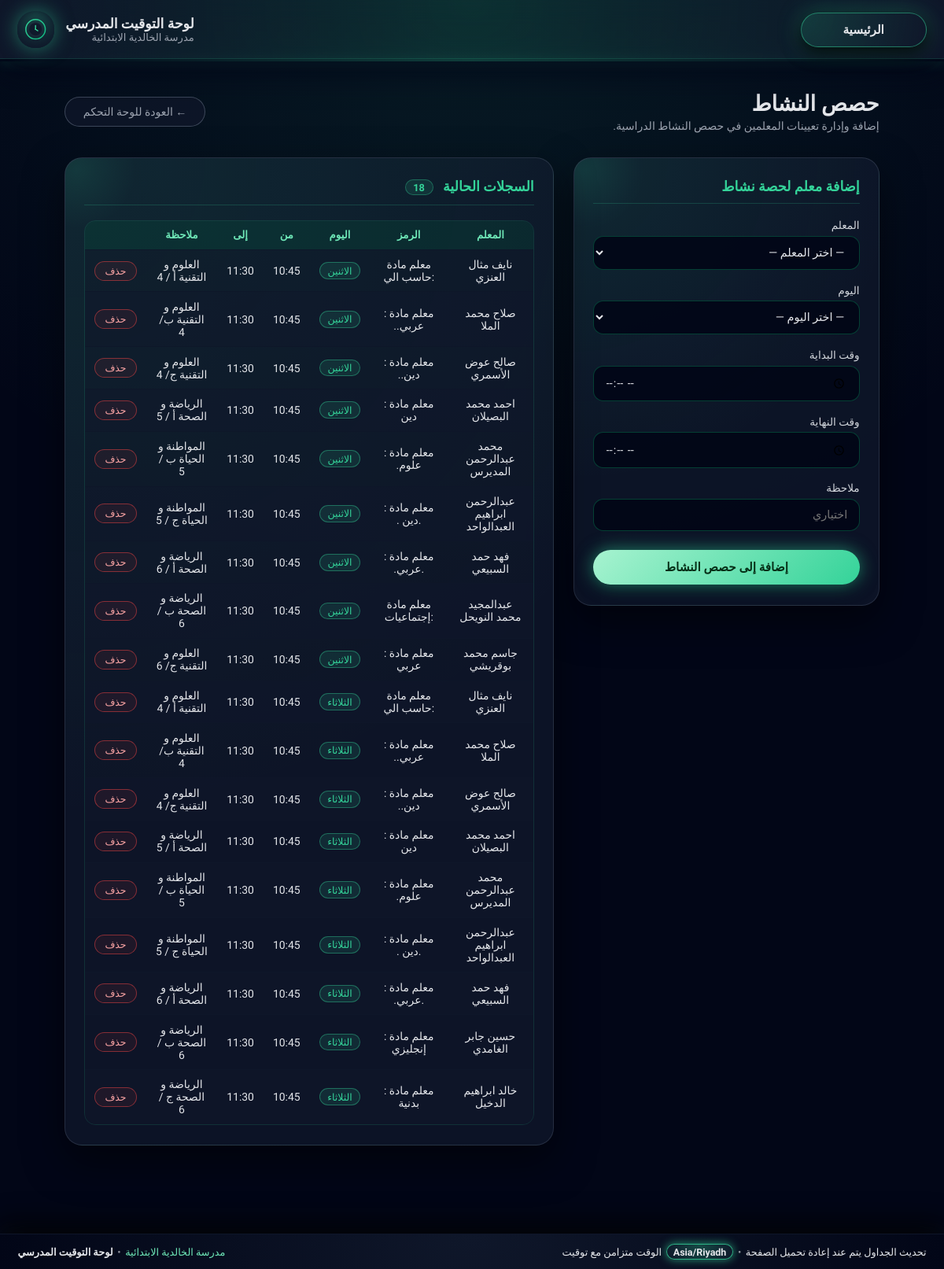
The page /control-panel/activity-slots/ (signed in) on the database as committed earlier.
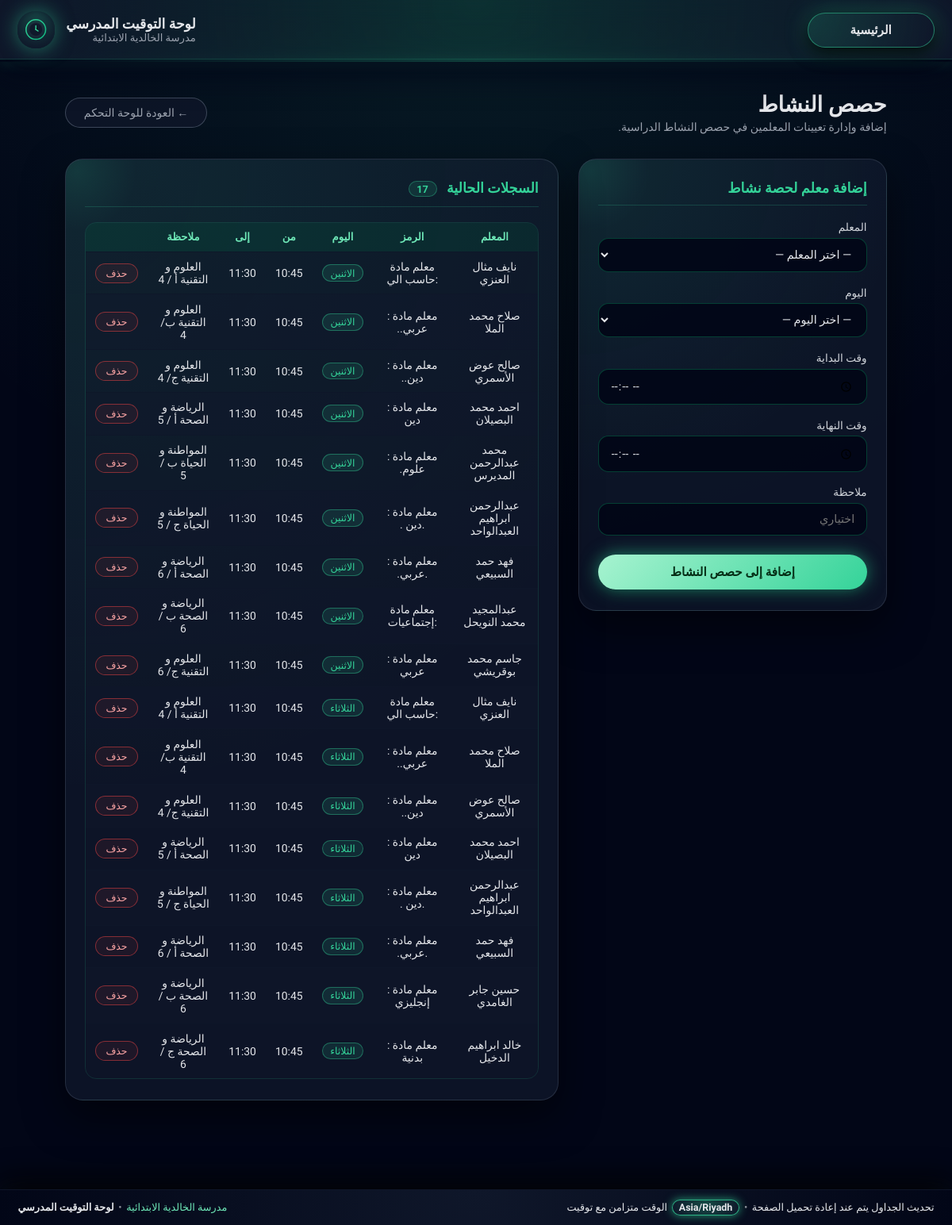
The same page on the database as committed later.
### schooltimetable/models.py (models this page shows)
class BaseTeacherSlot(models.Model):
    day_of_week = models.IntegerField("اليوم", choices=DAYS_OF_WEEK)
    teacher = models.ForeignKey(Teacher, on_delete=models.CASCADE)
    start_time = models.TimeField("وقت البداية")
    end_time = models.TimeField("وقت النهاية")
    note = models.CharField("ملاحظة", max_length=255, blank=True)
    class Meta:
        abstract = True

class TeacherActivitySlot(BaseTeacherSlot):
    pass

class Teacher(models.Model):
    name = models.CharField("اسم المعلم", max_length=100)
    code = models.CharField("رمز المعلم", max_length=20, unique=True)
    class Meta:
        verbose_name = "معلم"
        verbose_name_plural = "المعلمين"
    def __str__(self) -> str:
        return f"{self.name} ({self.code})"

### schooldisplay/views.py (the view)
# urls.py: path("control-panel/activity-slots/", views.teacher_activity_slots, name="teacher_activity_slots"),
@_require_role('admin', 'supervisor')
def teacher_activity_slots(request):
    form = TeacherActivitySlotForm(request.POST or None)
    if request.method == "POST" and form.is_valid():
        form.save()
        messages.success(request, "تمت إضافة المعلم إلى حصص النشاط بنجاح.")
        return redirect("schooldisplay:teacher_activity_slots")
    slots = TeacherActivitySlot.objects.select_related("teacher").order_by("day_of_week", "start_time")
    return render(request, "display/teacher_activity_slots.html", {"form": form, "slots": slots})

### schooltimetable/forms.py
class TeacherActivitySlotForm(_BaseSlotForm):
    class Meta:
        model = TeacherActivitySlot
        fields = ["teacher", "day_of_week", "start_time", "end_time", "note"]

### schoolaccounts/context_processors.py (called while the page is built)
def user_role_context(request):
    if not request.user.is_authenticated:
        return {'user_role': None, 'user_role_display': ''}
    if request.user.is_superuser:
        role = 'admin'
    else:
        try:
            role = request.user.profile.role
        except Exception:
            role = 'display'
    return {
        'user_role': role,
        'user_role_display': _ROLE_LABELS.get(role, ''),
    }

### schooldisplay/views.py (called while the page is built)
def _get_user_role(user) -> str:
    if user.is_superuser:
        return 'admin'
    try:
        return user.profile.role
    except Exception:
        return 'display'

def _require_role(*roles):
    def decorator(view_func):
        @wraps(view_func)
        def wrapper(request, *args, **kwargs):
            if _get_user_role(request.user) not in roles:
                messages.error(request, "ليس لديك صلاحية للوصول إلى هذه الصفحة.")
                return redirect('schooldisplay:dashboard')
            return view_func(request, *args, **kwargs)
        return wrapper
    return decorator

### templates/display/teacher_activity_slots.html (shortened to what this page needs)
<!DOCTYPE html>
<html lang="ar" dir="rtl">
<head>
</head>
<body>
{% include "header.html" %}
<div class="neon-bar" aria-hidden="true"></div>
<main class="page-main">
    <div class="page-header">
        <div>
            <h1 class="page-title">حصص النشاط</h1>
            <p class="page-subtitle">إضافة وإدارة تعيينات المعلمين في حصص النشاط الدراسية.</p>
        </div>
        <a href="{% url 'schooldisplay:control_panel' %}" class="btn-back">
            ← العودة للوحة التحكم
        </a>
    </div>
    <div class="layout">
        <article class="card">
            <div class="card-inner">
                <h2 class="card-title">إضافة معلم لحصة نشاط</h2>
                <form method="post" novalidate>
                    <div class="form-group">
                        <label class="form-label">{{ form.teacher.label }}</label>
                        {{ form.teacher }}
                    </div>
                    <div class="form-group">
                        <label class="form-label">{{ form.day_of_week.label }}</label>
                        {{ form.day_of_week }}
                    </div>
                    <div class="form-group">
                        <label class="form-label">{{ form.start_time.label }}</label>
                        {{ form.start_time }}
                    </div>
                    <div class="form-group">
                        <label class="form-label">{{ form.end_time.label }}</label>
                        {{ form.end_time }}
                    </div>
                    <div class="form-group">
                        <label class="form-label">{{ form.note.label }}</label>
                        {{ form.note }}
                    </div>
                    <button type="submit" class="btn-submit">إضافة إلى حصص النشاط</button>
                </form>
            </div>
        </article>
        <article class="card">
            <div class="card-inner">
                <h2 class="card-title">
                    السجلات الحالية
                    <span class="count-badge">{{ slots|length }}</span>
                </h2>
                <div class="table-wrapper">
                    <table>
                        <thead>
                            <tr>
                                <th>المعلم</th>
                                <th>الرمز</th>
                                <th>اليوم</th>
                                <th>من</th>
                                <th>إلى</th>
                                <th>ملاحظة</th>
                                <th></th>
                            </tr>
                        </thead>
                        <tbody>
                        {% if slots %}
                            {% for slot in slots %}
                            <tr>
                                <td>{{ slot.teacher.name }}</td>
                                <td>{{ slot.teacher.code }}</td>
                                <td><span class="day-badge">{{ slot.get_day_of_week_display }}</span></td>
                                <td>{{ slot.start_time|time:"H:i" }}</td>
                                <td>{{ slot.end_time|time:"H:i" }}</td>
                                <td>{{ slot.note|default:"—" }}</td>
                                <td>
                                    <form method="post"
                                          action="{% url 'schooldisplay:teacher_activity_slot_delete' slot.pk %}"
                                          onsubmit="return confirm('هل تريد حذف هذا السجل؟')">
                                        <button type="submit" class="btn-delete">حذف</button>
                                    </form>
                                </td>
                            </tr>
                            {% endfor %}
                        {% else %}
                            <tr class="empty-row">
                                <td colspan="7">لا توجد سجلات حتى الآن. أضف أول معلم باستخدام النموذج.</td>
                            </tr>
                        {% endif %}
                        </tbody>
                    </table>
                </div>
            </div>
        </article>
    </div>
</main>
{% include "footer.html" %}
</body>
</html>

### templates/header.html (shortened to what this page needs)
<header class="site-header site-header-3d">
    <div class="site-header-inner">
        <div class="site-brand">
            <div class="site-brand-icon">
            </div>
            <div class="site-brand-text">
                <div class="site-brand-title">لوحة التوقيت المدرسي</div>
                <div class="site-brand-subtitle">مدرسة الخالدية الابتدائية</div>
            </div>
        </div>
        <nav class="site-nav" aria-label="التنقل الرئيسي">
            <div class="main-menu-dropdown">
                <button type="button" class="main-menu-button" aria-haspopup="true" aria-expanded="false">
                    <span class="main-menu-label">الرئيسية</span>
                </button>
            </div>
        </nav>
    </div>
</header>

### templates/footer.html (shortened to what this page needs)
<footer class="site-footer-3d">
    <div class="footer-inner">
        <div class="footer-main">
            <span class="footer-app-name">لوحة التوقيت المدرسي</span>
            <span class="footer-separator">•</span>
            <span class="footer-school-name">مدرسة الخالدية الابتدائية</span>
        </div>
        <div class="footer-meta">
            <span>الوقت متزامن مع توقيت</span>
            <span class="footer-badge">Asia/Riyadh</span>
            <span class="footer-separator">•</span>
            <span>تحديث الجداول يتم عند إعادة تحميل الصفحة</span>
        </div>
    </div>
</footer>

### templates/display/teacher_activity_slots.html (style rules this page uses)
:root { --bg: #020617; --text: #e5e7eb; --muted: #9ca3af; --accent: #34d399; --border: rgba(148,163,184,0.18); }
*, *::before, *::after { box-sizing: border-box; margin: 0; padding: 0; }
body { font-family: "Tajawal", system-ui, sans-serif; background: radial-gradient(ellipse 70% 45% at 50% 0%, rgba(52,211,153,0.1), transparent), var(--bg); color: var(--text); min-height: 100vh; }
.neon-bar { height: 3px; background: linear-gradient(to left, transparent, #34d399, transparent); box-shadow: 0 0 14px rgba(52,211,153,0.8); opacity: 0.85; }
.page-main { max-width: 1080px; margin: 0 auto; padding: 2.4rem 1.4rem 4rem; }
.page-header { display: flex; align-items: center; justify-content: space-between; flex-wrap: wrap; gap: 1rem; margin-bottom: 2rem; }
.page-title { font-size: 1.7rem; font-weight: 700; }
.page-subtitle { font-size: 0.88rem; color: var(--muted); margin-top: 0.25rem; }
.btn-back { display: inline-flex; align-items: center; gap: 0.4rem; padding: 0.6rem 1.4rem; border-radius: 999px; border: 1px solid rgba(148,163,184,0.35); background: rgba(15,23,42,0.8); color: var(--muted); font-family: inherit; font-size: 0.88rem; text-decoration: none; transition: border-color 0.15s, color 0.15s; }
.layout { display: grid; grid-template-columns: minmax(0,1fr) minmax(0,1.6fr); gap: 1.6rem; align-items: start; }
.card { background: radial-gradient(circle at top left, rgba(52,211,153,0.1), transparent 60%), rgba(15,23,42,0.85); border-radius: 1.4rem; border: 1px solid var(--border); padding: 1.6rem 1.5rem; box-shadow: 0 20px 50px rgba(0,0,0,0.5); position: relative; overflow: hidden; }
.card::before { content: ""; position: absolute; inset-inline-end: -60px; inset-block-start: -60px; width: 150px; height: 150px; border-radius: 50%; background: radial-gradient(circle, rgba(52,211,153,0.1), transparent 70%); pointer-events: none; }
.card-inner { position: relative; z-index: 1; }
.card-title { font-size: 1.1rem; font-weight: 600; margin-bottom: 1.2rem; padding-bottom: 0.7rem; border-bottom: 1px solid rgba(52,211,153,0.2); color: var(--accent); }
.form-group { margin-bottom: 1.1rem; }
.form-label { display: block; font-size: 0.85rem; color: #d1d5db; margin-bottom: 0.35rem; }
.form-input { width: 100%; padding: 0.7rem 0.9rem; border-radius: 0.8rem; border: 1px solid rgba(6,78,59,0.8); background: rgba(2,6,23,0.9); color: var(--text); font-family: inherit; font-size: 0.9rem; outline: none; transition: border-color 0.15s, box-shadow 0.15s; appearance: auto; }
.btn-submit { width: 100%; padding: 0.8rem; border-radius: 999px; border: none; background: linear-gradient(135deg, #a7f3d0, #34d399); color: #052e16; font-family: inherit; font-size: 0.95rem; font-weight: 700; cursor: pointer; box-shadow: 0 0 22px rgba(52,211,153,0.6), 0 8px 20px rgba(2,6,23,0.8); transition: transform 0.15s, box-shadow 0.15s; margin-top: 0.4rem; }
.table-wrapper { border-radius: 0.9rem; overflow: hidden; border: 1px solid rgba(52,211,153,0.15); }
table { width: 100%; border-collapse: collapse; font-size: 0.87rem; }
thead { background: rgba(6,78,59,0.3); }
th, td { padding: 0.65rem 0.75rem; text-align: center; border-bottom: 1px solid rgba(15,23,42,0.9); }
th { font-weight: 600; color: #6ee7b7; font-size: 0.83rem; }
tbody tr:nth-child(even) { background: rgba(15,23,42,0.6); }
tbody tr:nth-child(odd) { background: rgba(15,23,42,0.4); }
tbody tr:last-child td { border-bottom: none; }
.day-badge { display: inline-block; padding: 0.15rem 0.6rem; border-radius: 999px; font-size: 0.78rem; background: rgba(52,211,153,0.12); border: 1px solid rgba(52,211,153,0.4); color: #34d399; }
.btn-delete { display: inline-block; padding: 0.25rem 0.75rem; border-radius: 999px; border: 1px solid rgba(239,68,68,0.5); background: rgba(239,68,68,0.08); color: #fca5a5; font-family: inherit; font-size: 0.78rem; cursor: pointer; transition: background 0.14s, border-color 0.14s; }
.count-badge { display: inline-block; padding: 0.12rem 0.6rem; border-radius: 999px; background: rgba(52,211,153,0.12); border: 1px solid rgba(52,211,153,0.35); color: #34d399; font-size: 0.8rem; margin-inline-start: 0.5rem; font-weight: 600; }

Rows that differ between the two databases and show on the page:
removed TeacherActivitySlot: teacher.name "محمد عبدالرحمن المديرس", teacher.code "معلم مادة : علوم.", day_of_week "الثلاثاء", start_time "10:45", end_time "11:30", note "المواطنة و الحياة ب / 5"
Other text that changed with them:
{{ slots|length }}: "18" → "17"
